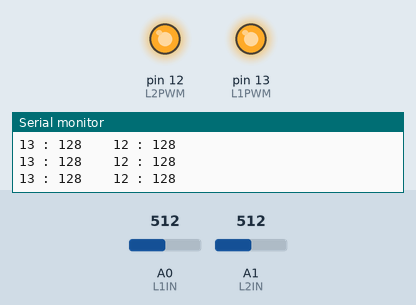
A sketch run on a simulated Arduino Uno, built with avr-gcc and run on an emulated ATmega328P. Parts: output pins drawn as LEDs (lit = HIGH), the last lines printed to the serial monitor. The test bench sets the inputs (shaded band); at power-on: A0 (L1IN) = 512, A1 (L2IN) = 512.

Above: at 1.2 s.
1.3 s: A0 (L1IN) set to 527
At 2.5 s:
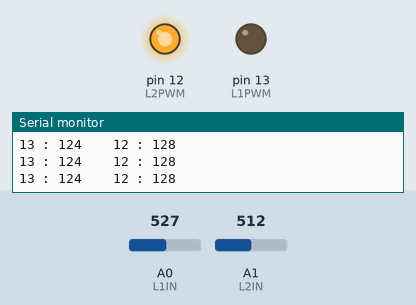
2.8 s: A1 (L2IN) set to 524
At 4.0 s:
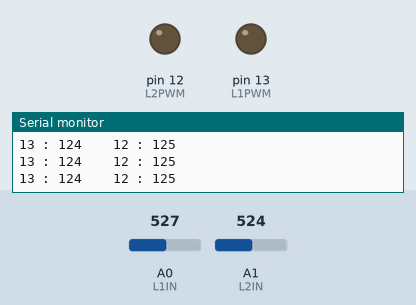
4.3 s: A0 (L1IN) set to 511
At 4.6 s:
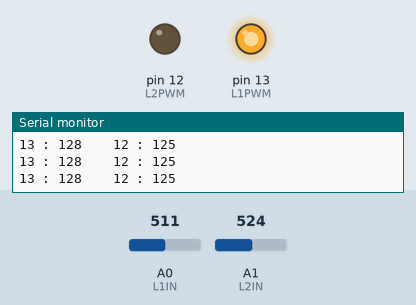
5.8 s: A1 (L2IN) set to 511
At 6.3 s:
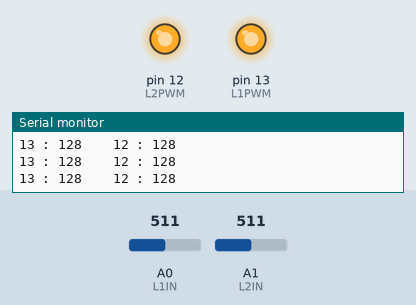
8.8 s: A1 (L2IN) set to 716
At 9.7 s:
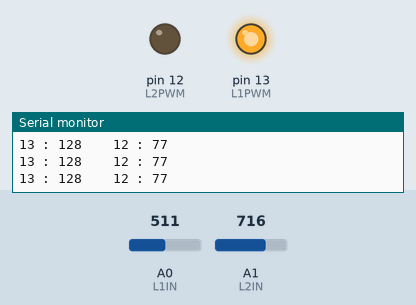
Timing chart, 0 to 11.3 s (numbered marks = the images above; inputs shaded):
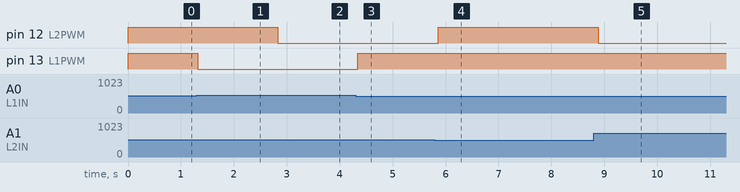

Measured:
- the behaviour switches between 513 and 514 on A0 (L1IN) (found by bisection; images 0 and 1)
- the behaviour switches between 513 and 514 on A1 (L2IN) (found by bisection; images 1 and 2)
- after the input at 1.3 s, pin 13 (L1PWM): HIGH → LOW at once
- after the input at 2.8 s, pin 12 (L2PWM): HIGH → LOW at once
- after the input at 4.3 s, pin 13 (L1PWM): LOW → HIGH at once
- after the input at 5.8 s, pin 12 (L2PWM): LOW → HIGH after 0.06 s
- after the input at 8.8 s, pin 12 (L2PWM): HIGH → LOW after 0.09 s

The sketch:

Adafruit_Pot.ino
```cpp
#if defined(ARDUINO_SAMD_ZERO) && defined(SERIAL_PORT_USBVIRTUAL)
// Required for Serial on Zero based boards
#define Serial SERIAL_PORT_USBVIRTUAL
#endif

boolean serialPlotter = false;

// Light One:    Analog in: A0      PWM Out: 13  (pin 13 also has RED LED)
// Light Two:    Analog in: A1      PWM out: 12

const int L1IN = A0;
const int L1PWM = 13;

const int L2IN = A1;
const int L2PWM = 12;

// The enable signal on the LEDs are active LOW!


void setup() {

  pinMode(L1PWM, OUTPUT);
  digitalWrite(L1PWM, HIGH);

  pinMode(L2PWM, OUTPUT);
  digitalWrite(L2PWM, HIGH);

  Serial.begin(9600);
}

// the loop function runs over and over again forever
void loop() {
  control_pwm( analogRead(L1IN), L1PWM );
  control_pwm( analogRead(L2IN), L2PWM );
  Serial.println("");
  // No need to update any faster than a few Hz
  delay(100);
}


void control_pwm( int ain, int pwm_pin ) {

  int pwm = map(ain, 0, 1023, 255, 0);

  if ( pwm >= 254 ) {
    digitalWrite( pwm_pin, HIGH );
  } else if ( pwm <= 2 ) {
    digitalWrite( pwm_pin, LOW );
  } else {
    analogWrite( pwm_pin, pwm );
  }
  if (serialPlotter) {
    Serial.print(pwm);
    Serial.print(", ");
  } else {
    Serial.print(pwm_pin);
    Serial.print(" : ");
    Serial.print(pwm);
    Serial.print("\t\t");
  }
}
```
